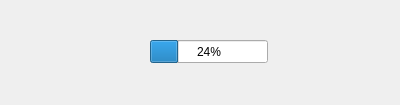
<?xml version="1.0" encoding="UTF-8"?>
<ui version="4.0">
 <class>ProgressBarForm</class>
 <widget class="QWidget" name="ProgressBarForm">
  <property name="geometry">
   <rect>
    <x>0</x>
    <y>0</y>
    <width>400</width>
    <height>105</height>
   </rect>
  </property>
  <property name="windowTitle">
   <string>Form</string>
  </property>
  <widget class="QProgressBar" name="progressBar">
   <property name="geometry">
    <rect>
     <x>150</x>
     <y>40</y>
     <width>118</width>
     <height>23</height>
    </rect>
   </property>
   <property name="value">
    <number>24</number>
   </property>
  </widget>
 </widget>
 <resources/>
 <connections/>
</ui>
